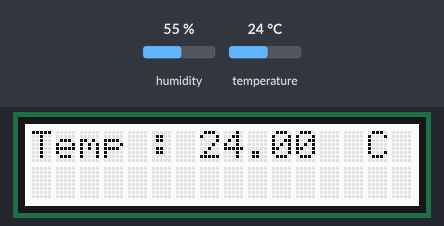
A sketch run on a simulated Arduino Uno, built with avr-gcc and run on an emulated ATmega328P. Shown: 16×2 character LCD. Inputs (shaded band) come from the test bench; at power-on: temperature 24 °C, humidity 55 %.

Above: at 1.2 s.
1.3 s: temperature set to 12 °C
At 3.1 s:
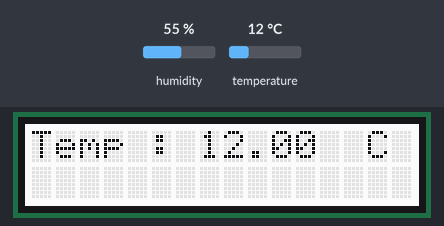
4.1 s: temperature set to 19 °C
At 5.6 s:
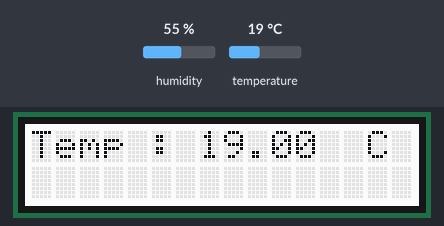
6.9 s: temperature set to 28 °C
At 9.5 s:
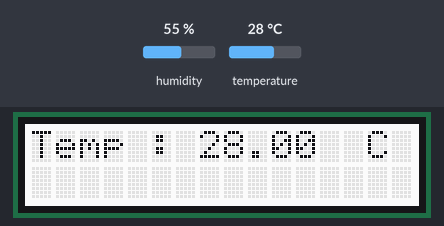
Timing chart, 0 to 11.0 s (numbered marks = the images above; inputs shaded):
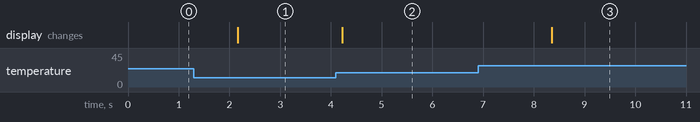

The sketch:

DHTtester.ino
```cpp
#include "DHT.h"
#include <Wire.h>
#include <SPI.h>  // appel de la bibliothèque
#include "rgb_lcd.h"

#define DHTPIN 5     // Digital pin connected to the DHT sensor
#define DHTTYPE DHT11   // DHT 11
DHT dht(DHTPIN, DHTTYPE);
rgb_lcd lcd;

void setup() {
  Serial.begin(9600);
   lcd.begin(16, 2);
   dht.begin();
}

void loop() {

  float t = dht.readTemperature();

  affiche_text("Temp : ", 0, 0, 1);
  affiche_variable(t, 7, 0);
  affiche_text(" C", 13, 0, 0);

  delay(1000);
}
void affiche_text(const char *texte, int curseur, int ligne, int clear) {
  if (clear)
    lcd.clear();                                                                // on efface ce qui est récrit sur l'afficheur
  lcd.setCursor(curseur, ligne);                                               // on décale le curseur de 5cases pour afficher la tension
  lcd.print(texte);                                                            //on affiche Upot pout tension du potentiometre
}

void affiche_variable(float variable, int curseur, int ligne) {                                               // on efface ce qui est récrit sur l'afficheur
  lcd.setCursor(curseur, ligne);                                                                              // on décale le curseur de 5cases pour afficher la tension
  lcd.print(variable);
}
```

Measured:
- after the input at 1.3 s, the display: changes after 0.87 s (image 1)
- after the input at 4.1 s, the display: changes after 0.13 s (image 2)
- after the input at 6.9 s, the display: changes after 1.4 s (image 3)
